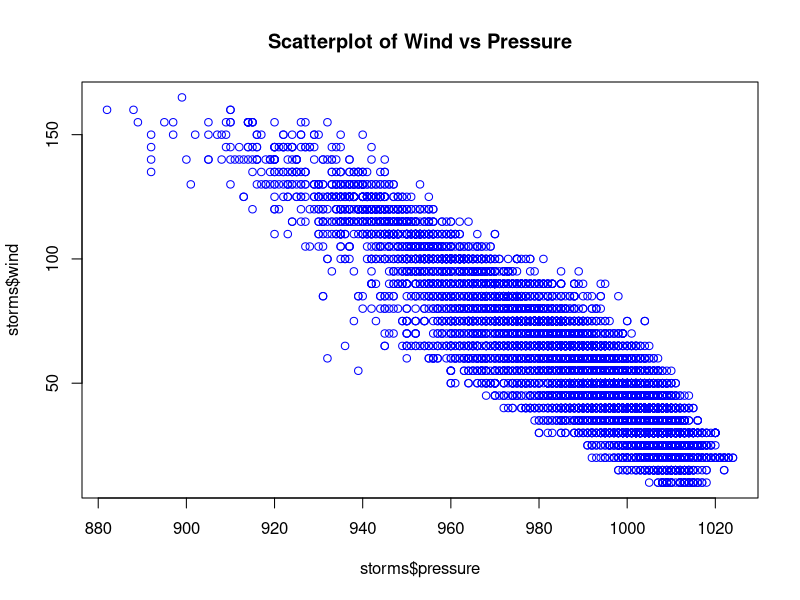
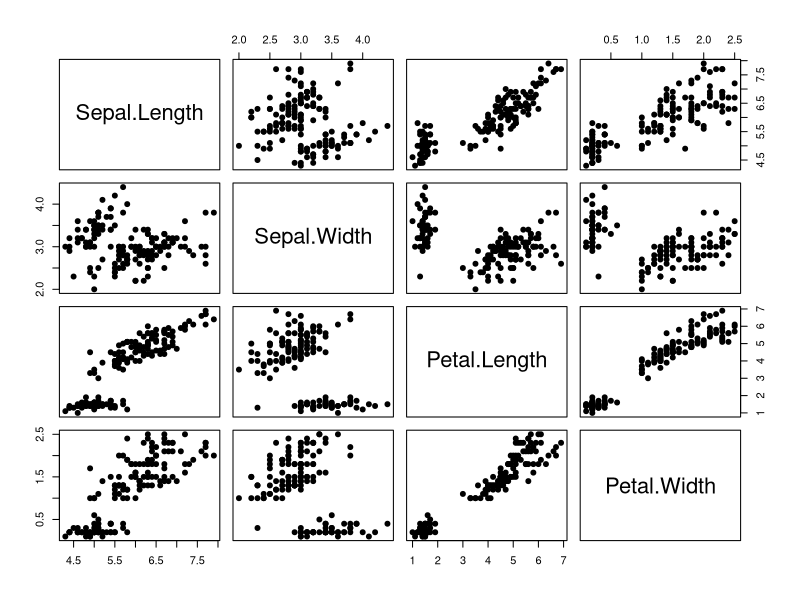
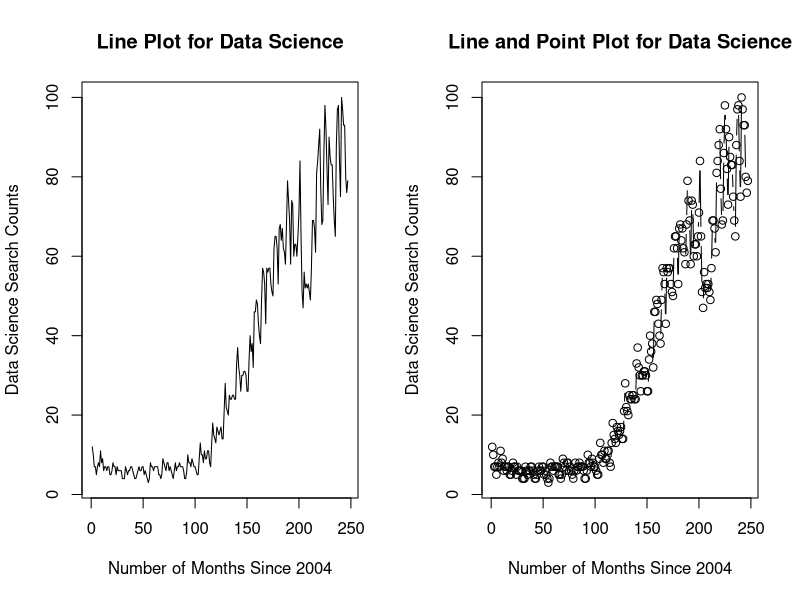
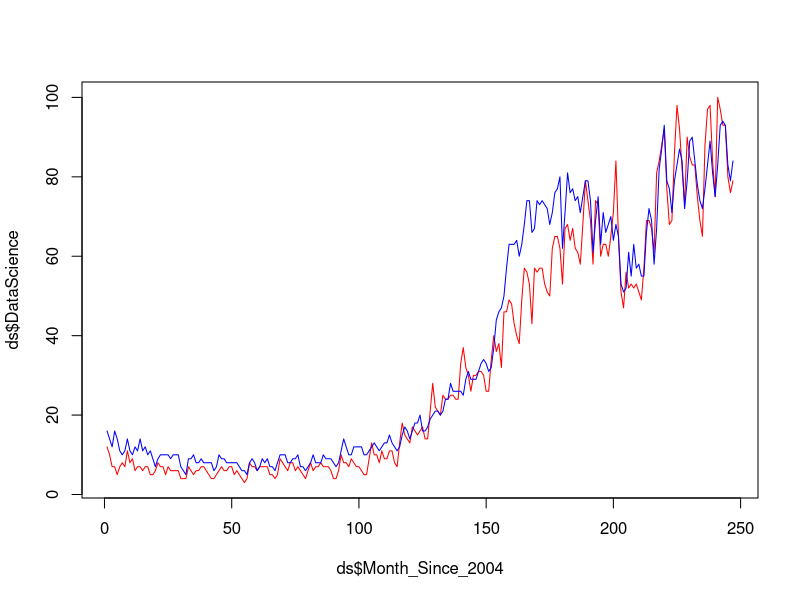
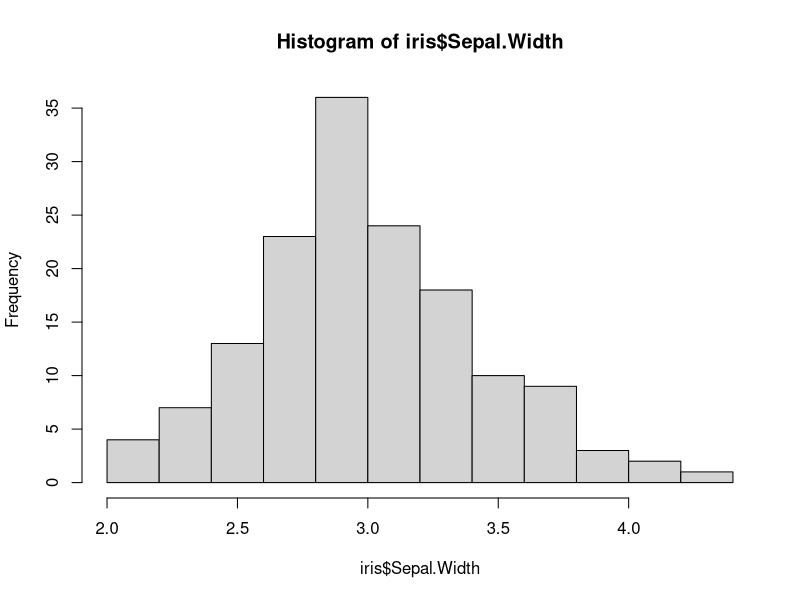
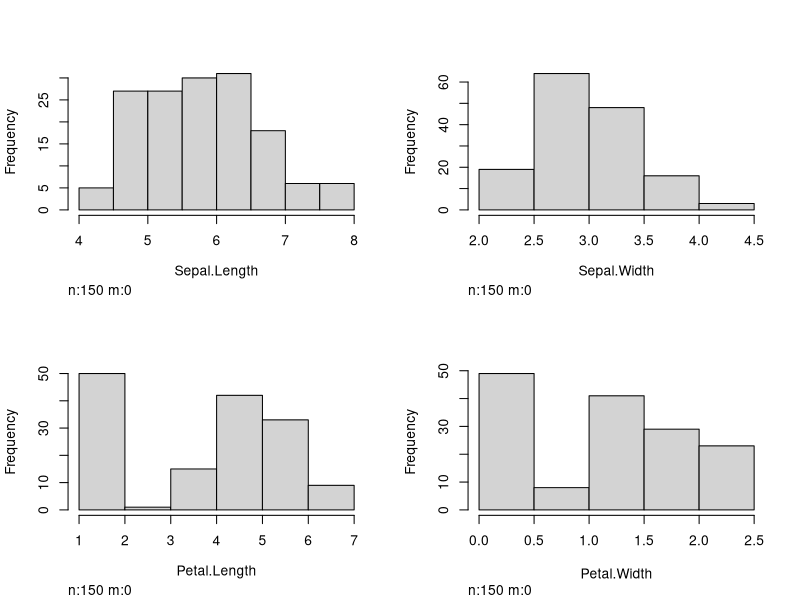
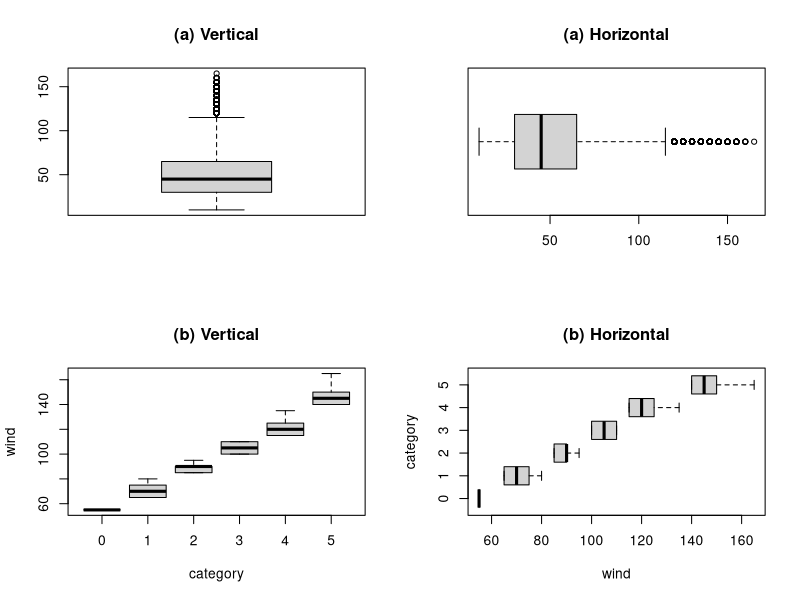
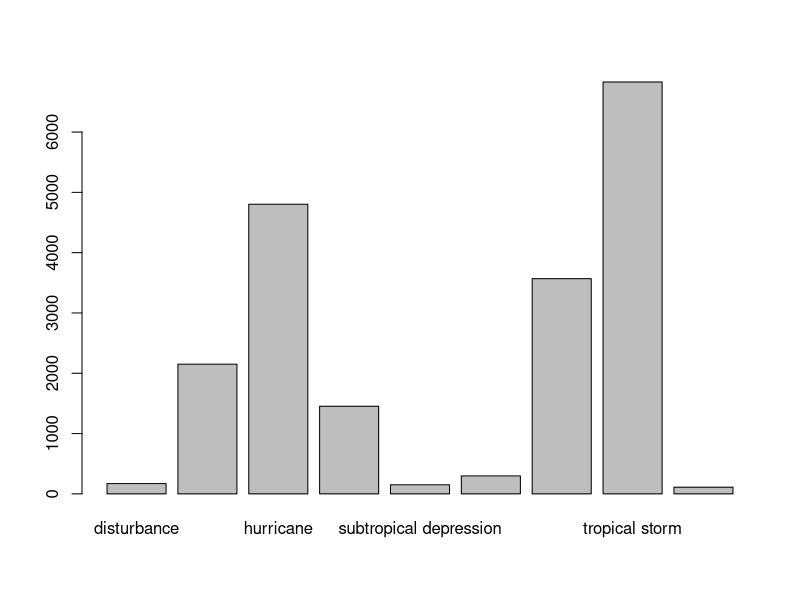

Source code (R) for these figures, in order: (Note: this script raises an error after producing the figures.)
## ---- chunk 1
knitr::opts_chunk$set(echo = TRUE)
## ---- chunk 2
# Data preparation
library(tidyverse)
data(storms) # data frame in tidyverse package

storms[6923, "category"]=0 #Fixed one error value
storms$category = as.factor(storms$category)
## ---- chunk 3
# Plot scatter plot with x = pressure, y = wind
plot(storms$pressure, storms$wind, col = "blue", 
     main = "Scatterplot of Wind vs Pressure")
## ---- chunk 4
library(datasets)
data(iris)
head(iris)
## ---- chunk 5
# pch = 19 stands for points symbols type 19,
# which is solid circle
pairs(iris[,1:4], pch=19)
## ---- chunk 6
ds = read.csv("GoogleTrendDataScience.csv")

head(ds)
## ---- chunk 7
par(mfrow=c(1,2)) # 1 row, 2 columns (row-wise filling)
plot(ds$Month_Since_2004, ds$DataScience, type="l",
     main = "Line Plot for Data Science",
     xlab = "Number of Months Since 2004",
     ylab = "Data Science Search Counts") # type="l" represents lines

### Plot with points and line
plot(ds$Month_Since_2004, ds$DataScience, type="b", # type="b" represents both
     main = "Line and Point Plot for Data Science",
     xlab = "Number of Months Since 2004",
     ylab = "Data Science Search Counts") 

par(mfrow=c(1,1)) # reset to default

## ---- chunk 8
plot(ds$Month_Since_2004, ds$DataScience, type="l", col="red")
lines(ds$Month_Since_2004, ds$MachineLearning, col="blue")
## ---- chunk 9
data(iris)
hist(iris$Sepal.Width)
## ---- chunk 10
library(Hmisc)
hist.data.frame(iris[,1:4])
## ---- chunk 11
par(mfrow=c(2,2)) # Arrange the plots in 2*2 graphical matrix

### (a) boxplot of wind
boxplot(storms$wind, main = "(a) Vertical")
boxplot(storms$wind, horizontal = TRUE, main = "(a) Horizontal")
### (b) boxplot of wind over levels of category
### vertical boxplot by default
boxplot(wind ~ category, data = storms, main = "(b) Vertical")

### horizontal boxplot
boxplot(wind ~ category, data = storms, horizontal = TRUE, main = "(b) Horizontal")

par(mfrow=c(1,1))
## ---- chunk 12
### (a) Barplot
counts = table(storms$status)
barplot(counts)

counts

# Horizontal barplot
barplot(counts, horiz=TRUE)

### (b) Barplot of two variables
counts = table(storms$category, storms$status)
counts

barplot(counts, col= c("steelblue", "firebrick", "lightblue", "mistyrose", "lightcyan",
  "lavender", "cornsilk"), besid=TRUE, legend = rownames(counts),
  args.legend=list(title="Category"))
## ---- chunk 13
# Data preparation
library(tidyverse)
data(storms) # data frame in tidyverse package

storms[6923, "category"]=0 #Fixed one error value
storms$category = as.factor(storms$category)
## ---- chunk 14
# load the data set storms (in the tidyverse package)
ggplot(data = storms, mapping = aes(x=pressure, y=wind))+
  geom_point()
## ---- chunk 15
 # Changing the transparency
ggplot(storms, mapping = aes(x=pressure, y=wind)) + 
  geom_jitter(alpha=0.2)
## ---- chunk 16
data(iris)

library(GGally)
ggpairs(iris[,1:4])
## ---- chunk 17
ds = read.csv("GoogleTrendDataScience.csv")

### Plot with line only
p1 = ggplot(ds, aes(x = Month_Since_2004, y = DataScience)) +
  geom_line()

### Plot with points and line
p2= ggplot(ds, aes(x = Month_Since_2004, y = DataScience)) +
  geom_line() +
  geom_point(size=1.5)

library(gridExtra)
grid.arrange(p1, p2, nrow = 1, ncol = 2)
## ---- chunk 18
ggplot(ds) +
  geom_line(aes(x=Month_Since_2004, y=DataScience), col = "tomato3", size = 1.5) +
  geom_line(aes(x=Month_Since_2004, y=MachineLearning), col="steelblue", size = 1.5)

## ---- chunk 19
## Illini orange and blue!
ggplot(iris, aes(x=Sepal.Width)) +
  geom_histogram(binwidth=0.2, color="#13294B", fill="#FF5F05")

## ---- chunk 20

### (a) boxplot of wind
p1 = ggplot(storms, aes(y=wind))+
  geom_boxplot()



### (b) boxplot of wind over levels of category
### vertical boxplot by default
p2 = ggplot(storms, aes(x = category, y = wind))+
  geom_boxplot()

### horizontal boxplot
p3 = ggplot(storms, aes(y = category, x = wind))+
  geom_boxplot()
# Or
p4 = ggplot(storms, aes(x = category, y = wind))+
  geom_boxplot()+
  coord_flip()

grid.arrange(p1, p2, p3, p4, nrow = 2, ncol = 2)
## ---- chunk 21
### Barplot
    # If not pre-counted, use geom_bar()
    ggplot(storms, aes(x = status))+
      geom_bar()+
      scale_x_discrete(guide = guide_axis(angle = 45)) ### Rotate the x axis label

    # If precounted, use geom_col()
    storms %>% 
      group_by(status) %>%
      summarise(count = n())%>%
      ggplot(aes(x = status, y = count)) +
      geom_col()+
      scale_x_discrete(guide = guide_axis(angle = 45)) ### Rotate the x axis label

# Horizontal barplot
ggplot(storms, aes(y=status))+
  geom_bar()

### Barplot of two variables
ggplot(storms, aes(x = status, fill = factor(category)))+
  geom_bar(position = "dodge")+
  scale_x_discrete(guide = guide_axis(angle = 45)) ### Rotate the x axis label


## ---- chunk 22
### Barplot
p1 = ggplot(storms, aes(x = status))+
  geom_bar()+
  scale_x_discrete(guide = guide_axis(angle = 45)) ### Rotate the x axis label

# Horizontal barplot
p2 = ggplot(storms, aes(y = status))+
  geom_bar()

### Barplot of two variables
p3 = ggplot(storms, aes(x = status, fill = factor(category))) +
  geom_bar(position = "dodge")+
  scale_x_discrete(guide = guide_axis(angle = 45)) ### Rotate the x axis label

grid.arrange(p1, p2, p3, layout_matrix = rbind(c(1,2), c(3,3)))
